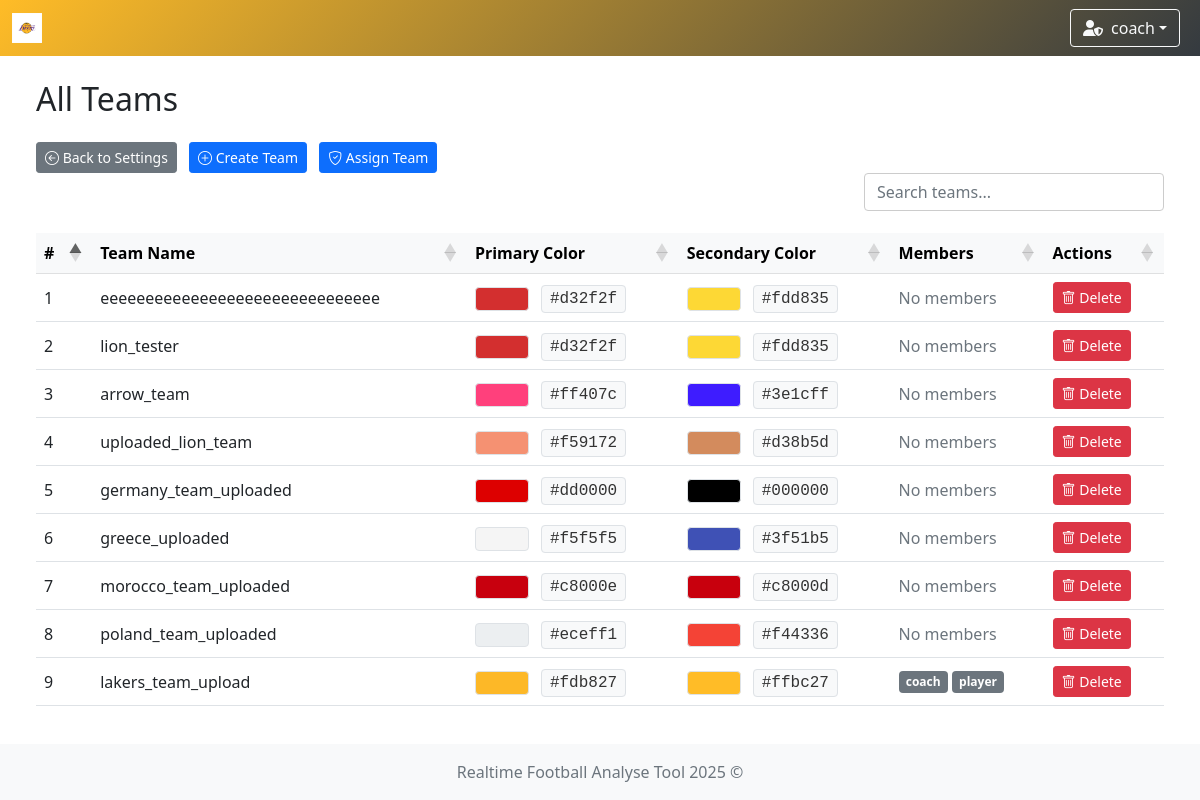
Before: /team/list (signed in) with the older database file.
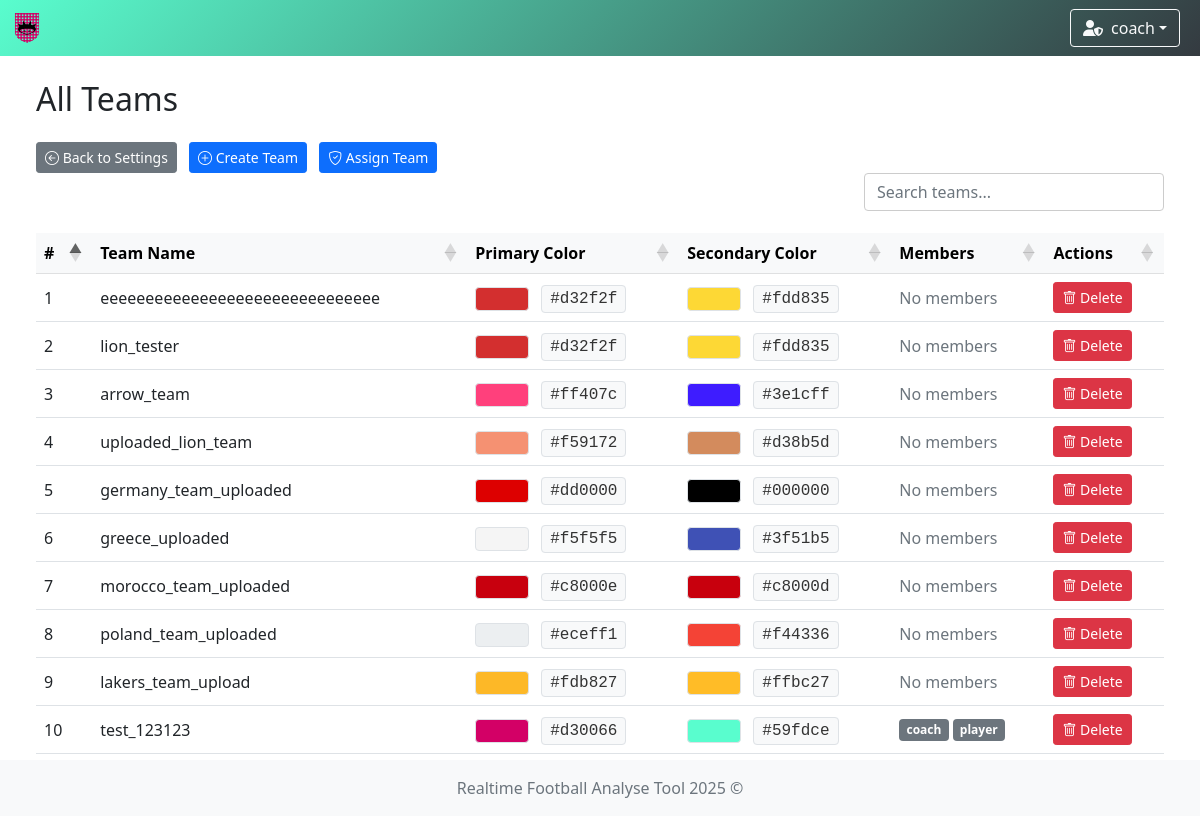
After: the same page with the newer database file.
### app/models/team.py (models this page shows)
class TeamModel(db.Model):
    __tablename__ = 'teams'
    id = db.Column(db.Integer, primary_key=True)
    name = db.Column(db.String(100), nullable=False, unique=True)  # prevent duplicate team names
    icon = db.Column(db.String(300), nullable=False)  # longer path for future-proofing
    primary_color = db.Column(db.String(20), nullable=False)
    secondary_color = db.Column(db.String(20), nullable=False)

### app/models/user.py (models this page shows)
class UserModel(db.Model, UserMixin):
    __tablename__ = 'user'
    id = db.Column(db.Integer, primary_key=True)
    username = db.Column(db.String(80), unique=True, nullable=False)
    password = db.Column(db.String(120), nullable=False)
    role = db.Column(db.String(10), nullable=False, default='user')
    team_id = db.Column(db.Integer, db.ForeignKey('teams.id'))
    team = db.relationship('TeamModel', backref='users')

### app/controllers/team.py (the view)
@team_bp.route('/list')
def list_all_teams():
    teams = TeamModel.query.all()
    team_ids = [team.id for team in teams]
    if not team_ids:
        return render_template('team/show_teams.html', teams=[], team_members={})
    users = UserModel.query.filter(UserModel.team_id.in_(team_ids)).all()
    team_members = {}
    for user in users:
        team_members.setdefault(user.team_id, []).append(user)
    return render_template(
        'team/show_teams.html',
        teams=teams,
        team_members=team_members
    )

### app/controllers/user.py (called while the page is built)
    @staticmethod
    def load_user(user_id):
        return UserModel.query.get(int(user_id))

### run.py (called while the page is built)
    def _inject_context(self) -> None:
        @self.app.context_processor
        def inject_teams() -> dict:
            try:
                teams = TeamModel.query.all()
                return dict(teams=teams)
            except Exception as e:
                print(f"[!] Error injecting teams: {str(e)} ({type(e).__name__})")
                return dict(teams=[])

### app/templates/team/show_teams.html (shortened to what this page needs)
{% extends "system/base.html" %}
{% block content %}
<div class="container-fluid">
    <div class="row mb-4">
        <div class="col d-flex justify-content-between align-items-center">
            <h2 class="mb-0">All Teams</h2>
        </div>
    </div>
    <div>
        <a href="{{ url_for('settings') }}" class="btn btn-sm btn-secondary">
            <i class="bi bi-arrow-left-circle"></i> Back to Settings
        </a>
        {% if current_user.role == 'admin' %}
            <a href="{{ url_for('team.create_team') }}" class="btn btn-sm btn-primary">
                <i class="bi bi-plus-circle"></i> Create Team
            </a>
            <a href="{{ url_for('assign_team.assign_team') }}" class="btn btn-sm btn-primary">
                <i class="bi bi-shield-check"></i> Assign Team
            </a>
        {% endif %}
    </div>
    <div class="row mb-3">
        <div class="col d-flex justify-content-end">
            <input type="text" id="customSearch" class="form-control custom-search" placeholder="Search teams...">
        </div>
    </div>
    <div class="table-responsive">
        <table id="teamTable" class="table table-hover align-middle mb-0">
            <thead class="table-light">
            <tr>
                <th>#</th>
                <th>Team Name</th>
                <th>Primary Color</th>
                <th>Secondary Color</th>
                <th>Members</th>
                {% if current_user.role == 'admin' %}
                    <th>Actions</th>
                {% endif %}
            </tr>
            </thead>
            <tbody>
            {% if teams and teams|length > 0 %}
                {% for team in teams %}
                    <tr>
                        <td>{{ loop.index }}</td>
                        <td>{{ team.name }}</td>
                        <td>
                            {% set color = team.primary_color|lower %}
                            {% set badge_text_color = '#000' if color.startswith('#fff') or color == '' or color is none else '#fff' %}
                            <span class="badge border" style="background-color: {{ team.primary_color }}; color: {{ badge_text_color }};">
                            </span>
                            <span class="ms-2 px-2 py-1 border rounded" style="background-color: #f8f9fa; color: #333; font-family: monospace;">
                                {{ team.primary_color }}
                            </span>
                        </td>
                        <td>
                            {% set sec = team.secondary_color|lower %}
                            {% set sec_text = '#000' if sec.startswith('#fff') or sec == '' or sec is none else '#fff' %}
                            <span class="badge border" style="background-color: {{ team.secondary_color }}; color: {{ sec_text }};">
                            </span>
                            <span class="ms-2 px-2 py-1 border rounded" style="background-color: #f8f9fa; color: #333; font-family: monospace;">
                                {{ team.secondary_color }}
                            </span>
                        </td>
                        <td>
                            {% set members = team_members.get(team.id, []) %}
                            {% if members %}
                                <div class="d-flex flex-wrap gap-1">
                                    {% for user in members %}
                                        <span class="badge bg-secondary">{{ user.username }}</span>
                                    {% endfor %}
                                </div>
                            {% else %}
                                <span class="text-muted">No members</span>
                            {% endif %}
                        </td>
                        {% if current_user.role == 'admin' %}
                            <td>
                                <button type="button" class="btn btn-danger btn-sm"
                                        data-bs-toggle="modal"
                                        data-bs-target="#deleteModal"
                                        data-team-id="{{ team.id }}"
                                        data-team-name="{{ team.name }}">
                                    <i class="bi bi-trash"></i> Delete
                                </button>
                            </td>
                        {% endif %}
                    </tr>
                {% endfor %}
            {% endif %}
            </tbody>
        </table>
    </div>
</div>
{% endblock %}

### app/templates/system/base.html (shortened to what this page needs)
<!DOCTYPE html>
<html lang="en">
<head>
    <link href="https://cdn.jsdelivr.net/npm/bootstrap@5.1.3/dist/css/bootstrap.min.css" rel="stylesheet"/>
    <link rel="stylesheet" href="https://cdn.jsdelivr.net/npm/bootstrap-icons@1.11.3/font/bootstrap-icons.css"/>
    <link rel="stylesheet" href="https://cdnjs.cloudflare.com/ajax/libs/font-awesome/6.5.0/css/all.min.css"/>
    <link rel="stylesheet" href="https://cdn.datatables.net/1.13.6/css/dataTables.bootstrap5.min.css"/>
    <link rel="stylesheet" href="{{ url_for('static', filename='styles.css') }}"/>
</head>
<body class="{% block body_class %}{% endblock %}">
{% if current_user.is_authenticated %}
    <nav class="navbar navbar-expand-lg navbar-dark"
         style="
         {% if session.team_id %}
             {% for team in teams %}
                 {% if team.id == session.team_id %}
                     background: linear-gradient(135deg, {{ team.secondary_color }}, #343a40);
                 {% endif %}
             {% endfor %}
         {% else %}
             background: linear-gradient(135deg, #4b6cb7, #182848);
         {% endif %}
         ">
        <div class="container-fluid position-relative">
            <a class="navbar-brand d-flex align-items-center" href="{{ url_for('index') }}">
                {% if session.team_id %}
                    {% for team in teams %}
                        {% if team.id == session.team_id %}
                            <img class="team-logo" src="{{ team.icon }}" alt="{{ team.name }} logo"
                                 style="height:30px; margin-right:8px;"/>
                        {% endif %}
                    {% endfor %}
                {% else %}
                    <a href="{{ url_for('game_options') }}" class="btn btn-outline-light me-2" title="Home">
                        <i class="fas fa-home"></i>
                    </a>
                {% endif %}
            </a>
            <div class="ms-auto d-flex align-items-center">
                <div class="dropdown me-2">
                    <button class="btn btn-outline-light dropdown-toggle d-flex align-items-center" type="button"
                            id="userDropdown" data-bs-toggle="dropdown" aria-expanded="false">
                        {% if current_user.role == 'admin' %}
                            <i class="fas fa-user-shield me-2"></i>
                        {% else %}
                            <i class="fas fa-user me-2"></i>
                        {% endif %}
                        {{ current_user.username }}
                    </button>
                </div>
            </div>
        </div>
    </nav>
{% endif %}
<div class="content-wrapper">
    <div class="container-fluid mt-4 px-4">
        <div id="toast-container" class="toast-container position-fixed bottom-0 end-0 p-3" style="z-index: 1100;">
        </div>
        {% block content %}{% endblock %}
    </div>
</div>
<footer class="footer mt-auto py-3 bg-light">
    <div class="container text-center">
        <span class="text-muted">Realtime Football Analyse Tool 2025 ©</span>
    </div>
</footer>
</body>
</html>

### app/static/styles.css (style rules this page uses)
.navbar { transition: background-color 0.5s ease; }
.team-logo { animation: fadeIn 0.5s ease, pulse 1s ease-in-out; }
html, body { height: 100%; margin: 0; padding: 0; }
body { display: flex; flex-direction: column; min-height: 100vh; }
.content-wrapper { flex: 1 0 auto; }
.footer { flex-shrink: 0; background-color: #f8f9fa; padding: 1rem 0; margin-top: auto; }
.table-responsive { margin-top: 0 !important; overflow-x: auto; }
.btn + .btn { margin-left: 0.5rem; }
.table-responsive { overflow-x: auto; }
.table th, .table td { white-space: nowrap; padding: 0.5rem; }
.table thead th { background-color: #f8f9fa; font-weight: bold; }

### app/templates/team/show_teams.html (style rules this page uses)
.table-responsive { overflow-x: auto; }
.table th, .table td { white-space: nowrap; padding: 0.5rem; }
.custom-search { max-width: 300px; background-color: transparent; border: 1px solid #ccc; transition: border-color 0.3s ease; }
.badge { font-size: 0.75rem; padding: 0.4em 0.6em; }

Changed rows visible on the page:
added TeamModel: icon (picture), name "test_123123", primary_color "#d30066", secondary_color "#59fdce", UserModel (username "coach"), UserModel (username "player")
changed TeamModel "lakers_team_upload": loses UserModel (username "coach"); loses UserModel (username "player"); now shows "No members"
